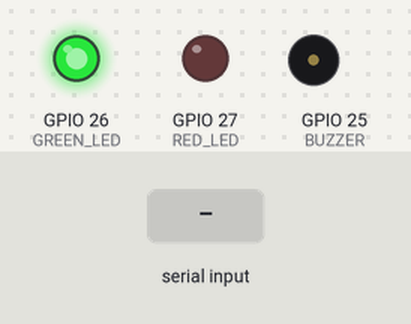
A sketch run on a simulated ESP32. Shown: output pins drawn as LEDs (lit = HIGH), buzzer (waves = sounding, pin HIGH). Dashed ring = blinking. The inputs (shaded band) are chosen by the test bench.

Above: at 1.5 s.
1.6 s: "F" received over Serial
At 1.67 s:
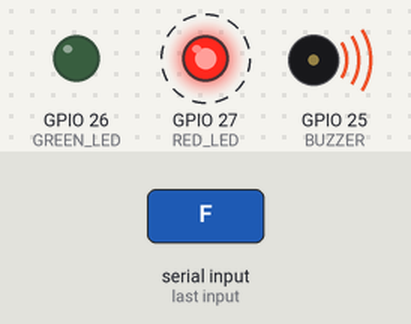
4.6 s: "S" received over Serial
At 8.4 s:
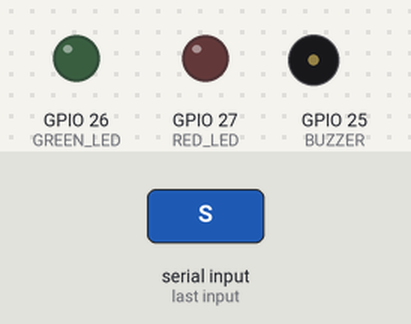
Timing chart, 0 to 9.9 s (numbered marks = the images above; inputs shaded):
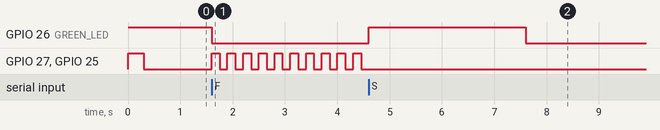

The sketch:

FireSense_ESP32.ino
```cpp
const int GREEN_LED = 26;
const int RED_LED = 27;
const int BUZZER = 25;

char state = 'S';
unsigned long lastRx = 0;
unsigned long lastBeep = 0;
bool beepOn = false;

void setup() {
  Serial.begin(115200);
  pinMode(GREEN_LED, OUTPUT);
  pinMode(RED_LED, OUTPUT);
  pinMode(BUZZER, OUTPUT);
  digitalWrite(GREEN_LED, HIGH);
  digitalWrite(RED_LED, HIGH);
  digitalWrite(BUZZER, HIGH);
  delay(300);
  digitalWrite(GREEN_LED, LOW);
  digitalWrite(RED_LED, LOW);
  digitalWrite(BUZZER, LOW);
  lastRx = millis();
}

void loop() {
  while (Serial.available()) {
    char c = Serial.read();
    if (c == 'F' || c == 'S') {
      state = c;
      lastRx = millis();
    }
  }

  if (millis() - lastRx > 3000) {
    digitalWrite(GREEN_LED, LOW);
    digitalWrite(RED_LED, LOW);
    digitalWrite(BUZZER, LOW);
    return;
  }

  if (state == 'F') {
    digitalWrite(GREEN_LED, LOW);
    if (millis() - lastBeep >= 150) {
      lastBeep = millis();
      beepOn = !beepOn;
      digitalWrite(RED_LED, beepOn);
      digitalWrite(BUZZER, beepOn);
    }
  } else {
    digitalWrite(GREEN_LED, HIGH);
    digitalWrite(RED_LED, LOW);
    digitalWrite(BUZZER, LOW);
    beepOn = false;
  }
}
```

Measured:
- after the input at 1.6 s, GPIO 26 (GREEN_LED): HIGH → LOW after 0.00 s instead of 1.7 s; GPIO 27 (RED_LED), GPIO 25 (BUZZER): alternates HIGH for 0.15 s and LOW for 0.15 s, starting at once
- after the input at 4.6 s, GPIO 26 (GREEN_LED): LOW → HIGH at once, → LOW 3.0 s later
